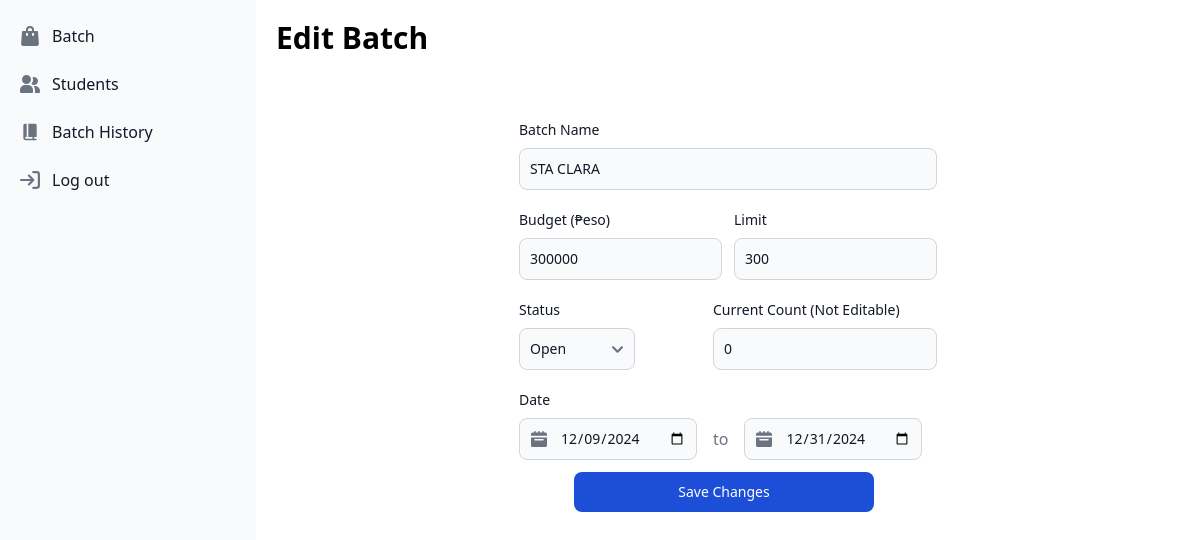
The app's page /batch/update/4/ (signed in), older data.
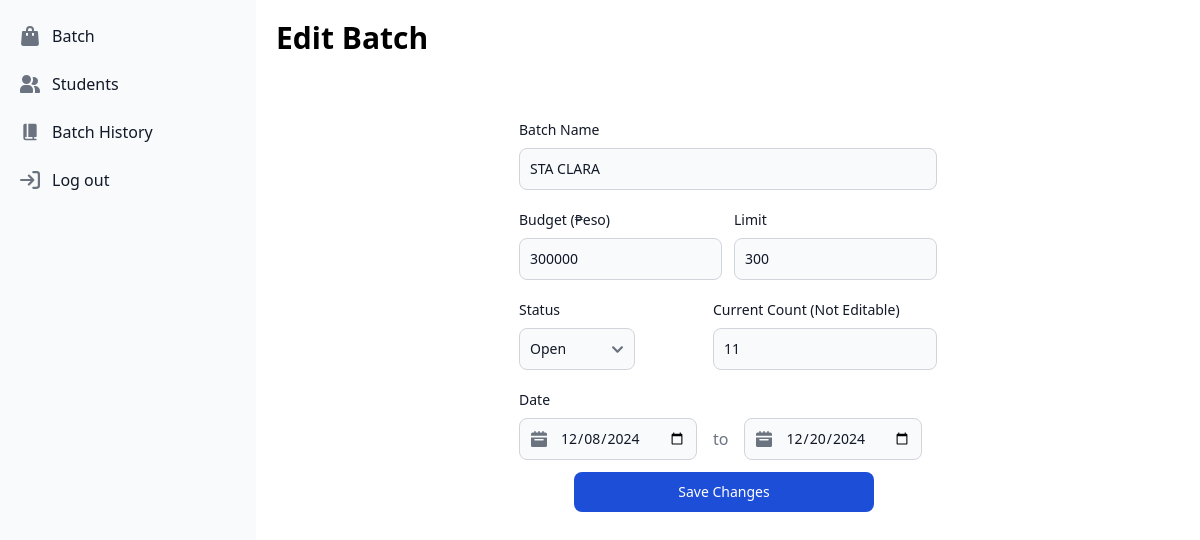
The same page, newer data.
### EducationalAssistance/models.py (models this page shows, shortened)
class Batch(models.Model):
    batch_id = models.AutoField(primary_key=True)
    batch_name = models.CharField(max_length=255)
    start_date = models.DateField()
    end_date = models.DateField()
    status = models.CharField(max_length=255, choices=StatusChoices.choices, default=StatusChoices.Open)
    budget = models.IntegerField()
    limit = models.IntegerField()
    current_count = models.IntegerField(default=0)
    created_by = models.ForeignKey(User, on_delete=models.CASCADE, related_name="batches")

### Batch/views.py (the view)
# urls.py: path('update/<int:pk>/', views.UpdateBatch, name='UpdateBatch'),
@login_required
def UpdateBatch(request, pk):
    instance = Batch.objects.get(batch_id=pk)
    if request.method == 'POST':
        form = BatchForm(request.POST, instance=instance)
        if form.is_valid():
            form.save()
            return redirect(Batches)
    else:
        form = BatchForm(instance=instance)
    return render(request, 'batch/updateBatch.html', {'form': form})

### templates/batch/updateBatch.html (shortened to what this page needs)
{% extends 'index.html' %}
{% block content %}
<div class="container p-5">
    <div class="flex w-full justify-start">
        <h1 class="font-bold text-xl md:text-3xl">
            Edit Batch
        </h1>
    </div>
    <div class="p-4 flex justify-center items-center w-full">
        <form method="post" class="w-[450px] p-4 mt-8">
            <div class="mb-5">
                <label for="id_batch_name" class="block mb-2 text-sm font-medium text-gray-900 dark:text-white">Batch Name</label>
                {{ form.batch_name }}
            </div>
            <div class="flex justify-between gap-3">
                <div class="mb-5">
                    <label for="id_budget" class="block mb-2 text-sm font-medium text-gray-900 dark:text-white">Budget (₱eso)</label>
                    {{ form.budget }}
                </div>
                <div class="mb-5">
                    <label for="id_limit" class="block mb-2 text-sm font-medium text-gray-900 dark:text-white">Limit</label>
                    {{ form.limit }}
                </div>
            </div>
            <div class="flex justify-between gap-3">
                <div class="mb-5">
                    <label for="id_budget" class="block mb-2 text-sm font-medium text-gray-900 dark:text-white">Status</label>
                    {{ form.status }}
                </div>
                <div class="mb-5">
                    <label for="id_limit" class="block mb-2 text-sm font-medium text-gray-900 dark:text-white">Current Count (Not Editable)</label>
                    {{ form.current_count }}
                </div>
            </div>
            <h2 class="block mb-2 text-sm font-medium text-gray-900 dark:text-white">
                Date
            </h2>
            <div id="date-range-picker" date-rangepicker class="flex items-center">
                <div class="relative">
                  <div class="absolute inset-y-0 start-0 flex items-center ps-3 pointer-events-none">
                  </div>
                  {{ form.start_date }}
                </div>
                <span class="mx-4 text-gray-500">to</span>
                <div class="relative">
                  <div class="absolute inset-y-0 start-0 flex items-center ps-3 pointer-events-none">
                  </div>
                  {{ form.end_date }}
              </div>
            </div>
            <div class="w-full flex items-center justify-center mt-3">
                <button type="submit" class="w-[300px] text-white bg-blue-700 hover:bg-blue-800 focus:ring-4 focus:ring-blue-300 font-medium rounded-lg text-sm px-5 py-2.5 me-2 dark:bg-blue-600 dark:hover:bg-blue-700 focus:outline-none dark:focus:ring-blue-800">
                    Save Changes
                </button>
            </div>
        </form>
    </div>
</div>
{% endblock %}

Row changes from the older to the newer data that the page shows:
changed Batch "STA CLARA": current_count "0" → "11"; start_date "12/09/2024" → "12/08/2024"; end_date "12/31/2024" → "12/20/2024"
